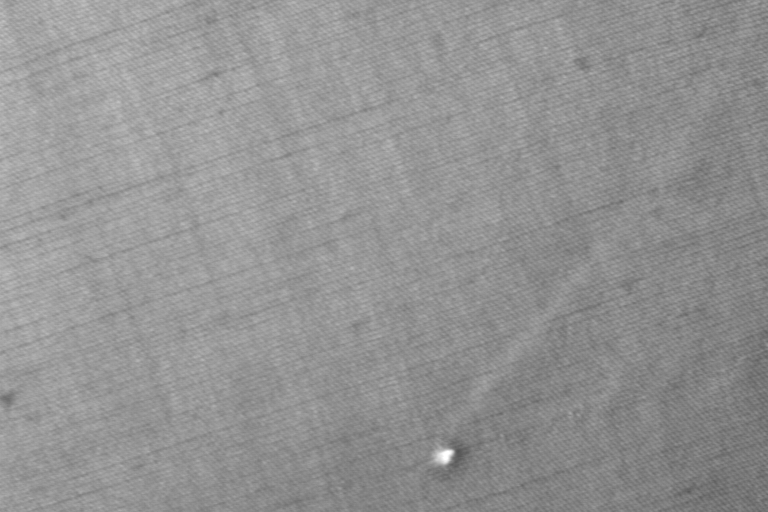
#> input picture class/DA & ML 07/dataset/c1r1e1n12.tif, 768 x 512 px; its folder holds only this picture in this run
$ python 12.py
#> lines starting #> are read from the running program, lines starting #| are printed output that depends on the picture
import os
import cv2 as cv
import numpy as np
from matplotlib import pyplot as plt

path = os.getcwd() + "/dataset/"
file_list = []

for file in os.listdir(path):
    file_list.append(path + file)

for file in file_list:
    img = cv.imread(file, 0)
#> img is the input picture: shape (512, 768); min 82, max 255, mean 146.9

    # PreProcessing
    blur = cv.blur(img,(11,11))

    vector = np.ravel(blur)
    X = np.arange(len(vector))
    print(img.shape, vector.shape)
#| (512, 768) (393216,)


    model = np.poly1d(np.polyfit(
        x=X,
        y=vector,
        deg=5
    ))

    std = vector.std()
#> std = 11.9
    regression = model(X)
    up = regression + std * 2.7
    down = regression - std * 2.3

    r = np.zeros_like(regression)
    r[vector > up] = 255
    r[vector < down] = 255

    r = r.reshape(img.shape)
    g = np.zeros_like(r)
    b = np.zeros_like(r)

    errors = cv.merge((r,g,b))

    plt.subplot(1, 3, 1)
    plt.plot(vector, label="Data")
    plt.plot(regression, label="Regression")
    plt.plot(up, "b--", label="Up")
    plt.plot(down, "b--", label="Down")

    plt.subplot(1, 3, 2)
    plt.title("Image")
    plt.imshow(img, cmap="gray")

    plt.subplot(1, 3, 3)
    plt.title("Errors")
    plt.imshow(errors, cmap="gray")
    plt.show()
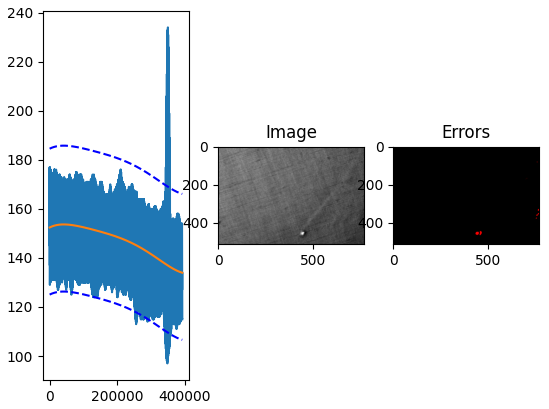
#> figure drawn by matplotlib, 3 panels; panel 1: curve peaks at x = 350652, y = 234; panel 1: curve peaks at x = 41768, y = 153.7; panel 1: curve peaks at x = 41768, y = 185.8

$ run again, on class/DA & ML 07/dataset/c2r2e2n30.tif
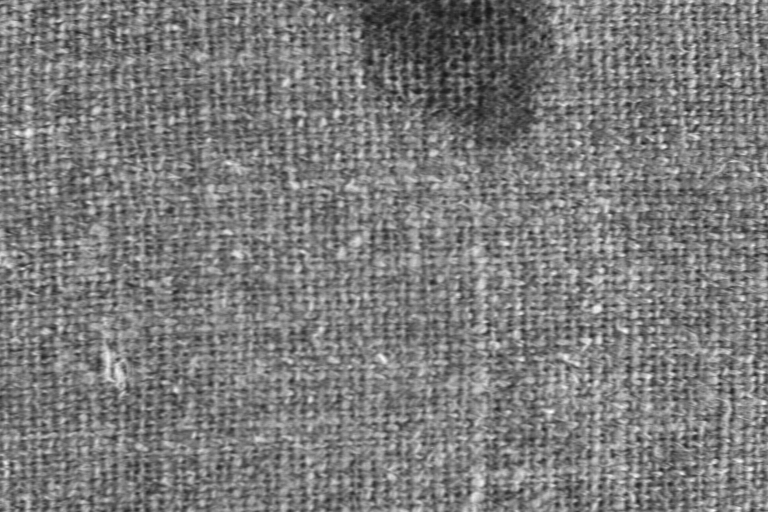
#> input picture class/DA & ML 07/dataset/c2r2e2n30.tif, 768 x 512 px
#> img is the input picture: shape (512, 768); min 19, max 255, mean 123.2
#> `blur = cv.blur(img,(11,11))`:
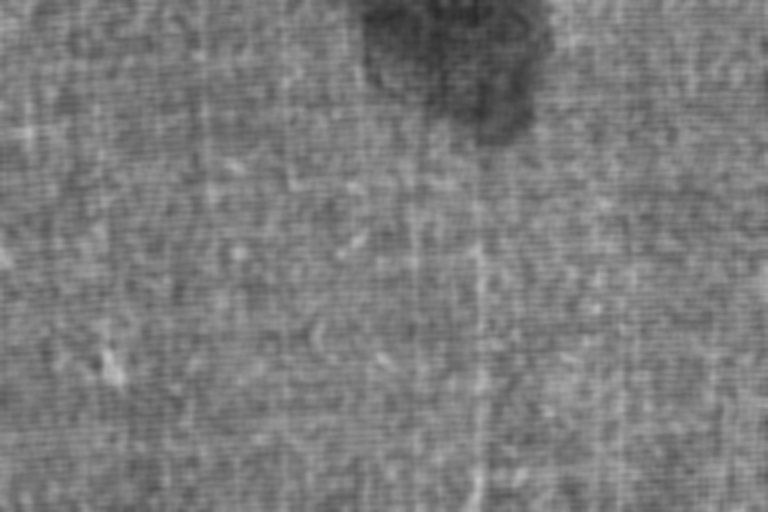
#> blur: shape (512, 768); min 42, max 193, mean 123.2
#| (512, 768) (393216,)
#> std = 16.81
#> `plt.show()`:
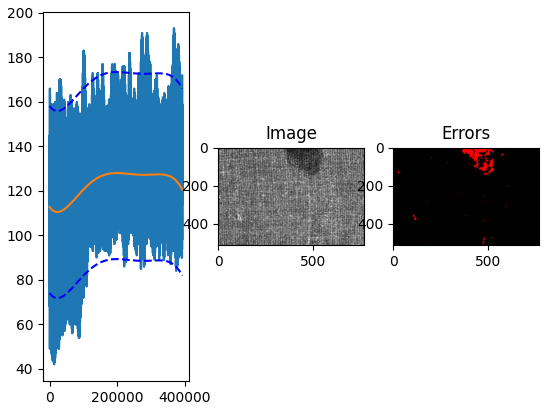
#> figure drawn by matplotlib, 3 panels; panel 1: curve peaks at x = 368350, y = 193; panel 1: curve peaks at x = 198833, y = 128; panel 1: curve peaks at x = 198833, y = 173.4

$ run again, on class/DA & ML 07/dataset/c2r3e1n22.tif
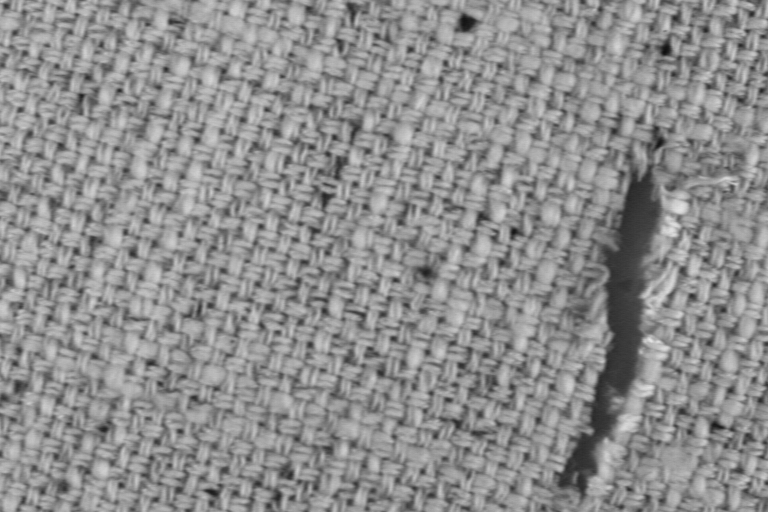
#> input picture class/DA & ML 07/dataset/c2r3e1n22.tif, 768 x 512 px
#> img is the input picture: shape (512, 768); min 16, max 230, mean 143.2
#> `blur = cv.blur(img,(11,11))`:
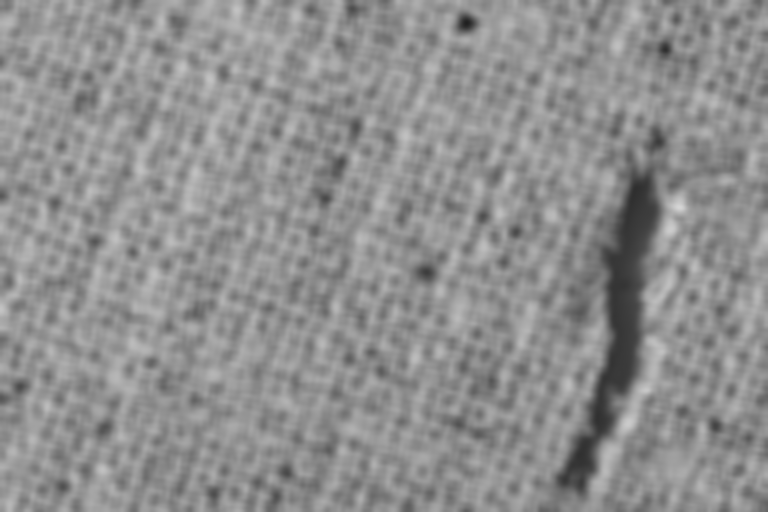
#> blur: shape (512, 768); min 32, max 213, mean 143.2
#| (512, 768) (393216,)
#> std = 20.4
#> `plt.show()`:
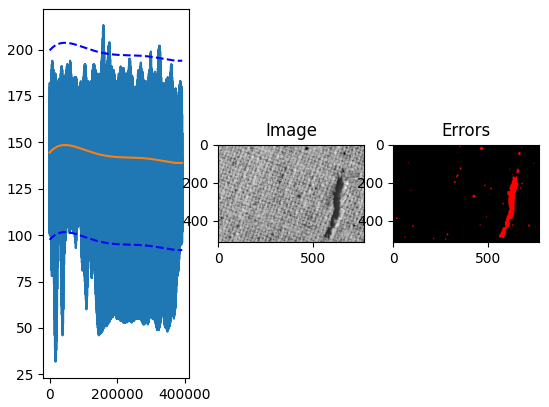
#> figure drawn by matplotlib, 3 panels; panel 1: curve peaks at x = 158887, y = 213; panel 1: curve peaks at x = 45627, y = 148.6; panel 1: curve peaks at x = 45627, y = 203.6

$ run again, on class/DA & ML 07/dataset/c2r3e2n23.tif
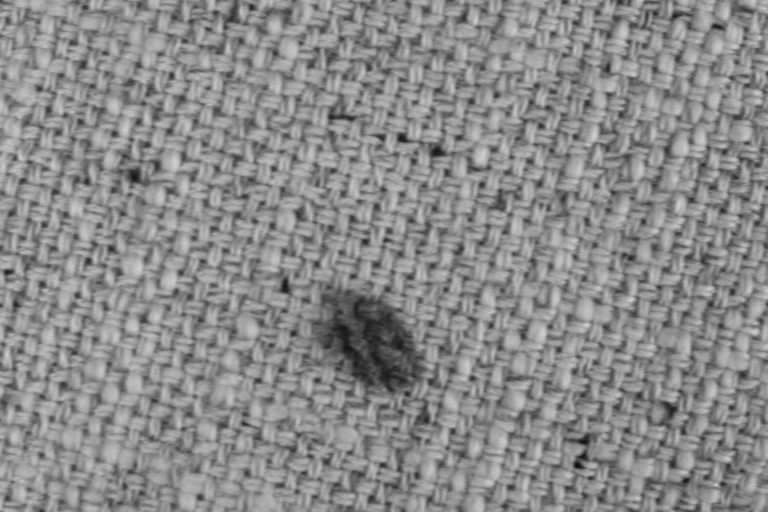
#> input picture class/DA & ML 07/dataset/c2r3e2n23.tif, 768 x 512 px
#> img is the input picture: shape (512, 768); min 14, max 208, mean 138.8
#> `blur = cv.blur(img,(11,11))`:
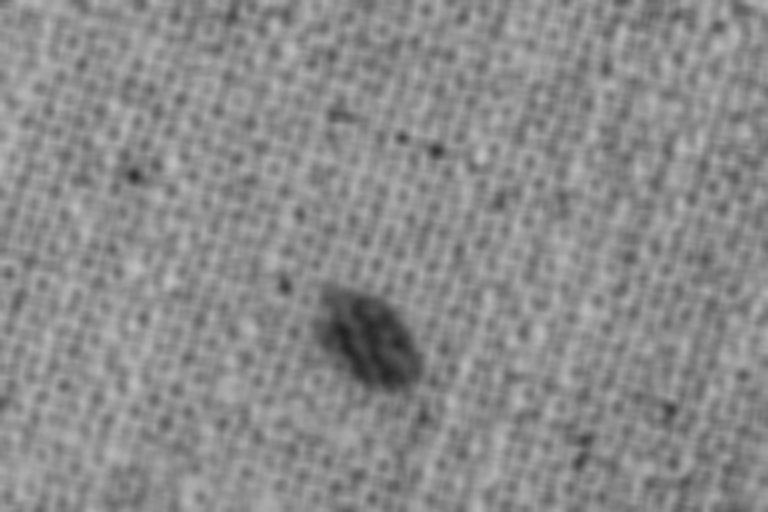
#> blur: shape (512, 768); min 34, max 190, mean 138.8
#| (512, 768) (393216,)
#> std = 17.82
#> `plt.show()`:
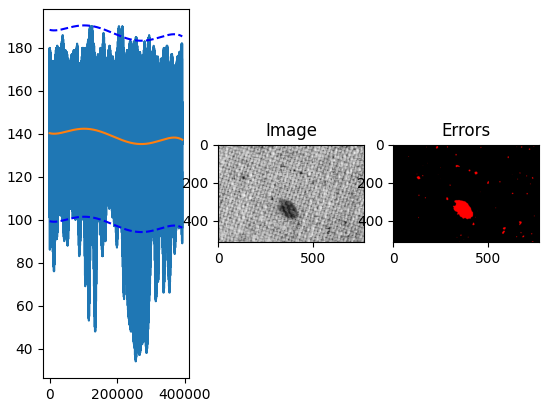
#> figure drawn by matplotlib, 3 panels; panel 1: curve peaks at x = 119521, y = 190; panel 1: curve peaks at x = 102584, y = 142.4; panel 1: curve peaks at x = 102584, y = 190.5

$ run again, on class/DA & ML 07/dataset/c1r1e1n30.tif
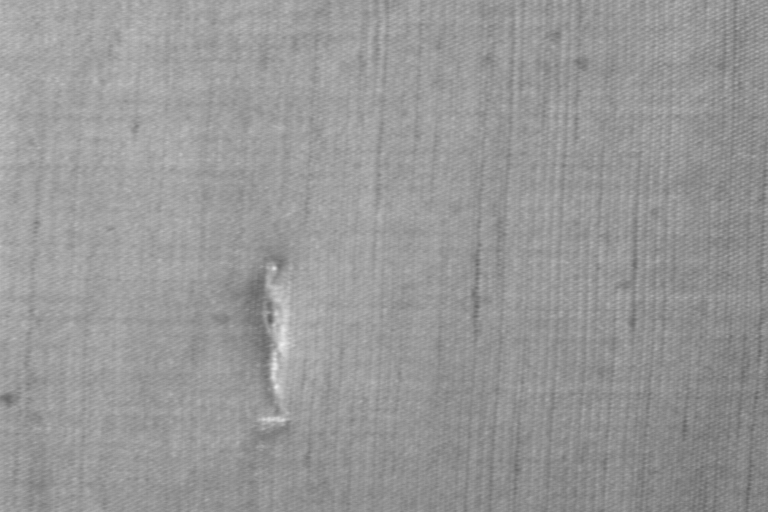
#> input picture class/DA & ML 07/dataset/c1r1e1n30.tif, 768 x 512 px
#> img is the input picture: shape (512, 768); min 95, max 238, mean 151.7
#| (512, 768) (393216,)
#> std = 9.97
#> `plt.show()`:
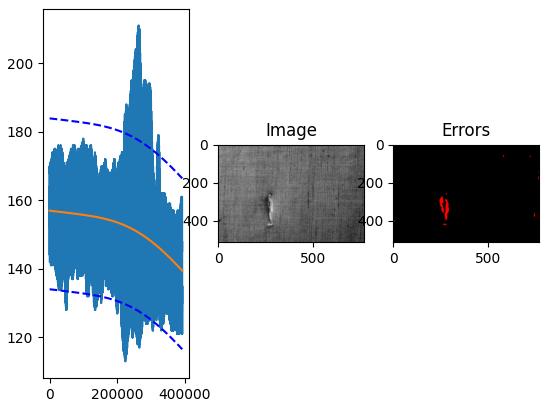
#> figure drawn by matplotlib, 3 panels; panel 1: curve peaks at x = 263707, y = 211; panel 1: curve peaks at x = 0, y = 157; panel 1: curve peaks at x = 0, y = 183.9
